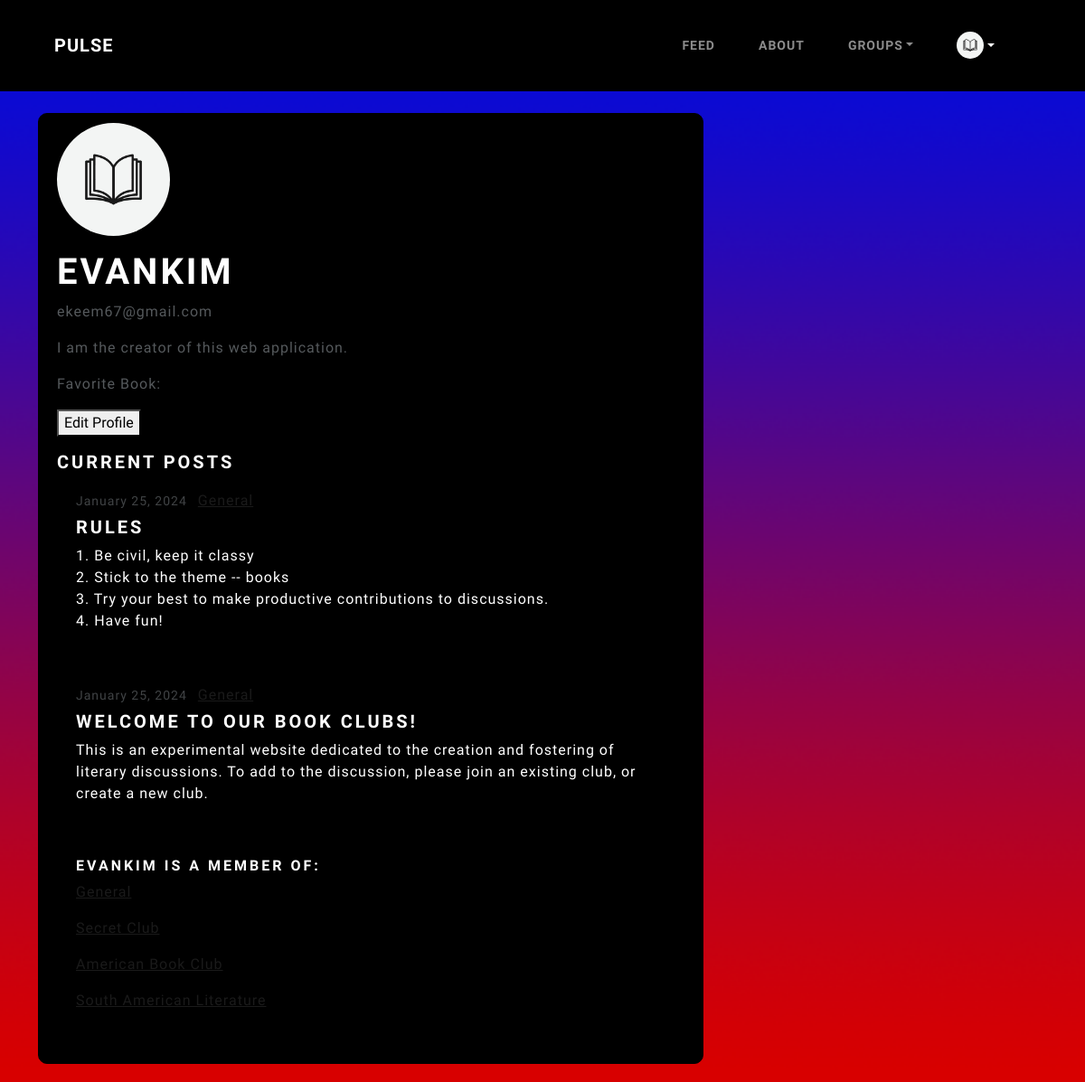
/profile/ (signed in), run on the app's committed database.
### users/models.py (models this page shows, shortened)
class Profile(models.Model):
    user = models.OneToOneField(User, on_delete=models.CASCADE)
    image = models.ImageField(default='profile_pics/default-icon_RTHxOC0.jpg', upload_to='profile_pics')
    bio = models.TextField(default="There isn't much here...", blank=True)
    club = models.ManyToManyField(Club)

### blog/models.py (models this page shows, shortened)
class Post(models.Model):
    title = models.CharField(max_length=100)
    content = models.TextField()
    date_posted = models.DateTimeField(default=timezone.now) #pass in the actual function, not the executed function
    author = models.ForeignKey(User, on_delete=models.CASCADE)
    club = models.ForeignKey(Club, on_delete=models.CASCADE, default=1)
    class Meta:
        ordering = ['-date_posted']

class Club(models.Model):
    name = models.CharField(max_length=100)
    description = models.CharField(max_length=500, null=True)
    banner = models.ImageField(default='profile_pics/default-club_iFCZdbI.jpg', upload_to='profile_pics')
    owner = models.ForeignKey(User, on_delete=models.CASCADE, null=True)

### users/views.py (the view)
# urls.py: path('profile/', user_views.profile, name="profile"),
@login_required
def profile(request, pk=None):
    if pk:
        user = User.objects.get(pk=pk)
        author = user.id
    else:
        user = request.user
        author = request.user.id
    context = {
        'profile_user': user,
        'posts': Post.objects.filter(author=author),
        'active_page': 'profile',
    }
    return render(request, 'users/profile.html', context)

### users/templates/users/profile.html (shortened to what this page needs)
{% extends "blog/base.html" %}
{% load crispy_forms_tags %}
{% block content %}
    <div class="content-section">
        <div class="media">
            <img class="rounded-circle account-img" src="{{ profile_user.profile.image.url }}">
            <div class="media-body">
                    <h3 class="account-heading">{{ profile_user.username }}</h3>
                    <p class="text-secondary">{{ profile_user.email }}</p>
                    <p class="text-secondary">{{ profile_user.profile.bio }}</p>
                <p class="text-secondary">Favorite Book: {{ profile_user.profile.favorite_book }}</p>
            </div>
        </div>
        {% if profile_user == user %}
            <a href="{% url 'update-profile' %}"><button>Edit Profile</button></a>
        {% endif %}
        <div>
            {% if posts %}
                <h4>Current Posts</h4>
                {% for post in posts %}
                    <article class="media content-section">
                        <div class="media-body">
                        <div class="article-metadata">
                            <small class="text-muted">{{ post.date_posted|date:"F d, Y"}}</small>
                            <a class="mr-2" href="{% url 'club-home' pk=post.club.pk %}">{{ post.club.name }}</a>
                        </div>
                        <h4><a class="article-title" href="{% url 'post-detail' post.id %}">{{ post.title }}</a></h4>
                        <p class="article-content">{{ post.content }}</p>
                        </div>
                    </article>
                {% endfor %}
            {% else %}
                <small class="text-muted">
                    <p>There isn't much here...</p>
                </small>
            {% endif %}
            <div class="content-section">
                <div class="media">
                    <div class="media-body">
                        <h5>{{ profile_user.username }} is a member of:</h5>
                        {% for clubname in profile_user.profile.club.all %}
                            <p class="text-secondary"><a href="{% url 'club-home' pk=clubname.pk %}">{{ clubname.name }}</a></p>
                        {% endfor %}
                    </div>
                </div>
            </div>
        </div>
    </div>
{% endblock content %}

### blog/templates/blog/base.html (shortened to what this page needs)
{% load static %}
<!DOCTYPE html>
<html>
<head>
    <link href="https://cdn.jsdelivr.net/npm/bootstrap@5.3.3/dist/css/bootstrap.min.css" rel="stylesheet">
    <link rel="stylesheet" type="text/css" href="https://bootswatch.com/5/lux/bootstrap.min.css">
    <link rel="stylesheet" type="text/css" href="{% static 'blog/main.css' %}">
</head>
<body>
  <header class="site-header">
    <nav class="navbar navbar-expand-md navbar-dark bg-black fixed-top px-5" data-bs-theme="dark">
      <div class="container-fluid d-flex align-items-center">
        <a class="navbar-brand" href="{% url 'blog-home' %}">Pulse</a>
        <div class="d-flex align-items-center ms-auto">
          <ul class="navbar-nav d-flex align-items-center">
            <li class="nav-item">
              <a class="nav-link {% if active_page == 'home' %}active{% endif %}" href="{% url 'blog-home' %}">Feed
              </a>
            </li>
            <li class="nav-item">
              <a class="nav-link {% if active_page == 'about' %}active{% endif %}" href="{% url 'blog-about' %}">About</a>
            </li>
            {% if user.is_authenticated %}
              <li class="nav-item dropdown">
                <a class="nav-link dropdown-toggle {% if active_page == 'groups' %}active{% endif %}" data-bs-toggle="dropdown" href="#" role="button" aria-haspopup="true" aria-expanded="false">Groups</a>
              </li>
              <li class="nav-item dropdown d-flex align-items-center">
                <a class="nav-link dropdown-toggle d-flex align-items-center {% if active_page == 'profile' %}active{% endif %}" data-bs-toggle="dropdown" href="#" role="button" aria-haspopup="true" aria-expanded="false">
                  <img class="rounded-circle nav-img" src="{{ user.profile.image.url }}" alt="Profile Image" style="height:30px; width:30px; object-fit:cover; vertical-align:middle;">
                </a>
              </li>
            {% endif %}
          </ul>
        </div>
      </div>
    </nav>
  </header>
    <main role="main" class="container">
        <div class="row">
          <div class="col-md-8">
            {% block content %}{% endblock %}
          </div>
        </div>
    </main>
</body>
</html>

### staticfiles/blog/main.css (style rules this page uses)
body { background: #fafafa; color: #333333; margin-top: 5rem; padding-top: 45px; }
h1, h2, h3, h4, h5, h6 { color: #ffffff; }
ul { margin: 0; }
.content-section { background: #000000; padding: 10px 20px; border: 1px solid #000000; border-radius: 10px; margin-bottom: 20px; position: relative; overflow: hidden; transition: all 0.3s ease; cursor:pointer; }
.content-section::before { content: ''; position: absolute; top: 0; left: 0; right: 0; bottom: 0; background-color: rgba(81, 81, 81, 0.15); opacity: 0; z-index: 1; }
.content-section > * { position: relative; z-index: 2; }
.article-title { color: #ffffff; text-decoration: none; }
.article-content { white-space: pre-line; color:white; }
.nav-img { height: 30px; width: 30px; }
.article-metadata { text-decoration: none; color: rgb(255, 255, 255); display: flex; align-items: center; gap: 0.75rem; padding-bottom: 1px; margin-bottom: 4px; }
.account-img { height: 125px; width: 125px; margin-right: 20px; margin-bottom: 16px; }
.account-heading { font-size: 2.5rem; }

### data on the page
Post: date_posted "January 25, 2024", club.name "General", title "RULES", content "1. Be civil, keep it classy 2. Stick to the theme -- books 3. Try your best to make productive contributions to discussions. 4. Have fun!"
Post: date_posted "January 25, 2024", club.name "General", title "WELCOME TO OUR BOOK CLUBS!", content "This is an experimental website dedicated to the creation and fostering of literary discussions. To add to the discussion, please join an existing club, or create a new club."
Club: name "General"
Club: name "Secret Club"
Club: name "American Book Club"
Club: name "South American Literature"

### other printed values
{{ profile_user.username }} "EVANKIM"
{{ profile_user.email }} "ekeem67@gmail.com"
{{ profile_user.profile.bio }} "I am the creator of this web application."
